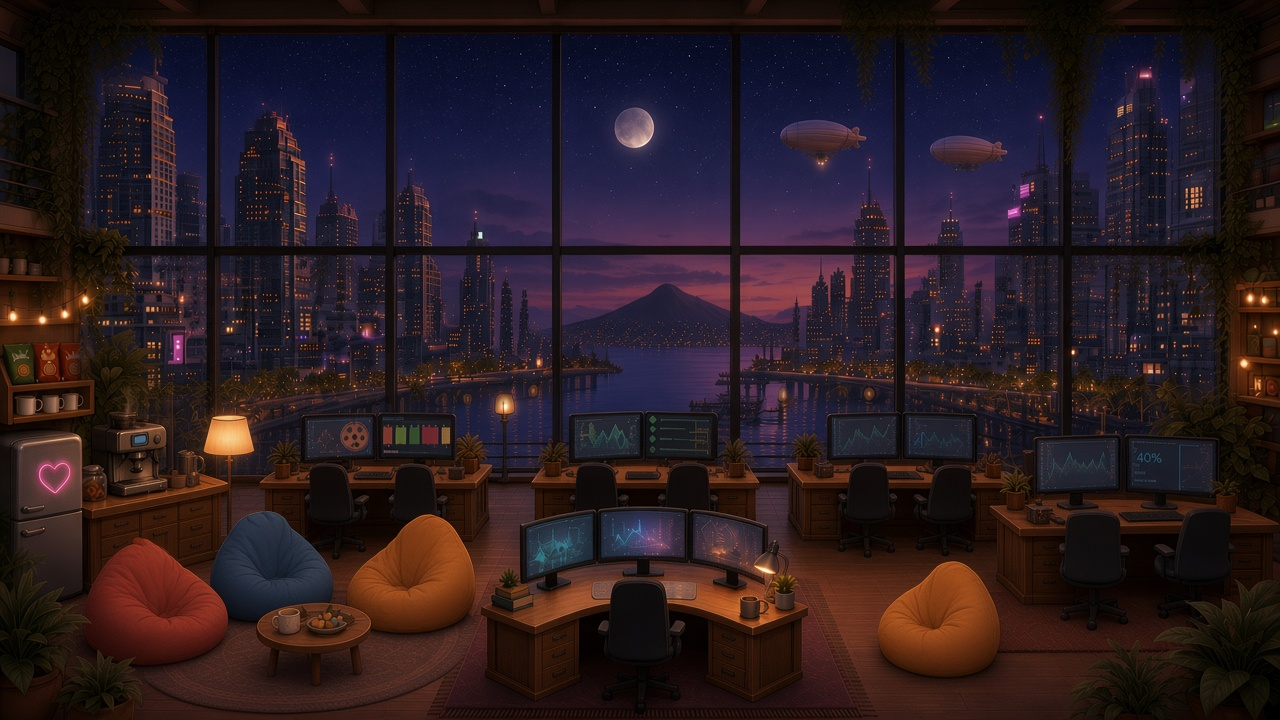
#> input picture design/v8/src-plate2-night.jpg, 1280 x 720 px
$ python plate.py 1.0 1.0 1.0
#> lines starting #> are read from the running program, lines starting #| are printed output that depends on the picture; after the words box and inside, x2 and y2 are one past the last pixel; in counts of white or black regions, pixels touching at a corner belong together; long printed decimals are rounded
### design/v8/key.py
import numpy as np; from PIL import Image
from scipy import ndimage
def key(path,tol=18,soft=30):
    a=np.asarray(Image.open(path).convert('RGB')).astype(float)
    bg=np.median(np.concatenate([a[:8].reshape(-1,3),a[-8:].reshape(-1,3),a[:,:8].reshape(-1,3),a[:,-8:].reshape(-1,3)]),0)
    d=np.sqrt(((a-bg)**2*[1,2,1]).sum(-1)); al=np.clip((d-tol)/soft,0,1)
    r,g,b=a[...,0],a[...,1],a[...,2]; sp=np.clip(np.minimum(r,b)-g-20,0,None)*(1-al)
    a[...,0]-=sp; a[...,2]-=sp
    s=Image.fromarray(np.dstack([np.clip(a,0,255),al*255]).astype('uint8'),'RGBA'); return s.crop(s.getbbox())

# [14 lines left out: functions key2, biggest, not called in this run]

### design/v8/plate.py
import sys; from PIL import Image, ImageFilter, ImageDraw, ImageEnhance; from key import key
W,H=3840,2160; k=W/1024
p2=Image.open('src-plate2-night.jpg').convert('RGB').resize((W,H),Image.LANCZOS)
p1=Image.open('src-plate1-night.jpg').convert('RGB').resize((W,H),Image.LANCZOS)
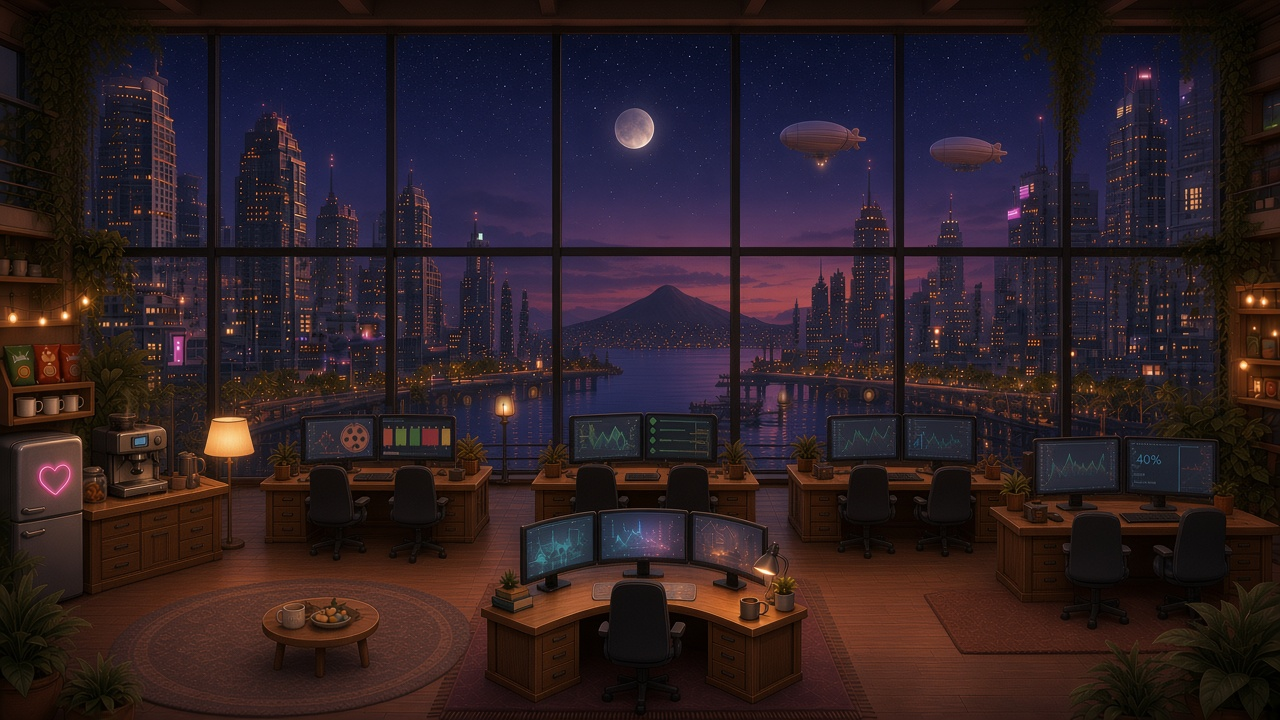
#> input picture design/v8/src-plate1-night.jpg, 1280 x 720 px
m=Image.new('L',(W,H),0); ImageDraw.Draw(m).ellipse([680*k,430*k,820*k,555*k],255); m=m.filter(ImageFilter.GaussianBlur(10*k))
#> after `m = Image.new('L', (W, H), 0)`: m: PIL image 3840x2160 L; every value is 0
#> after `ImageDraw.Draw(m).ellipse([680 * k, 430 * k, 820 * k, 555 * k], 255)`:
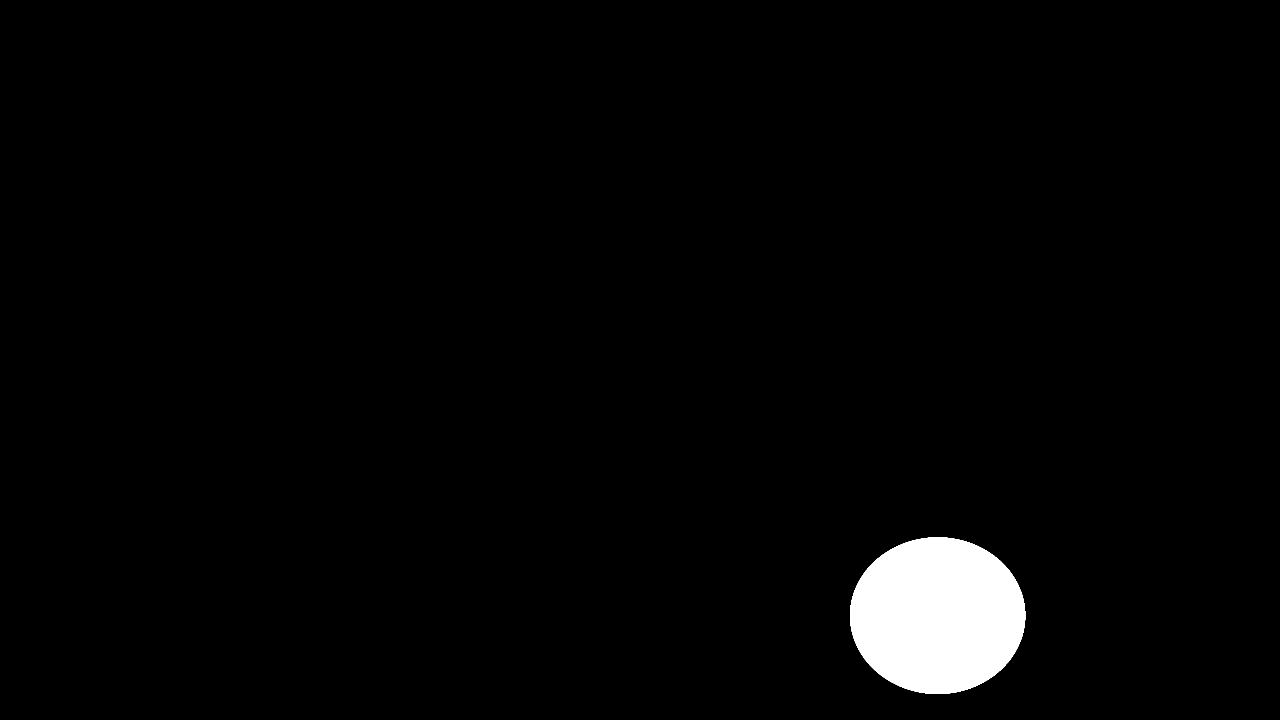
#> m: PIL image 3840x2160 L (shown at 1/3 size); 2.3% white; 1 white region, box (x1, y1, x2, y2) and area: (2550, 1612, 3076, 2082) 194108
base=Image.composite(p1,p2,m).convert('RGBA')
d=key('src-desk.jpg'); d=ImageEnhance.Brightness(d).enhance(0.82)
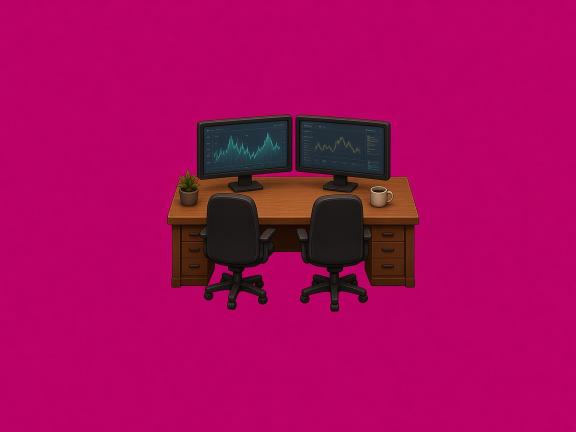
#> input picture design/v8/src-desk.jpg, 1152 x 864 px (shown at 1/2 size)
#> in key, `bg=np.median(np.concatenate([a[:8].reshape(-1,3),a[-8:].reshape(-1,3),..`: bg = [186, 1, 101]
#> in key, `a[..., 2] -= sp`:
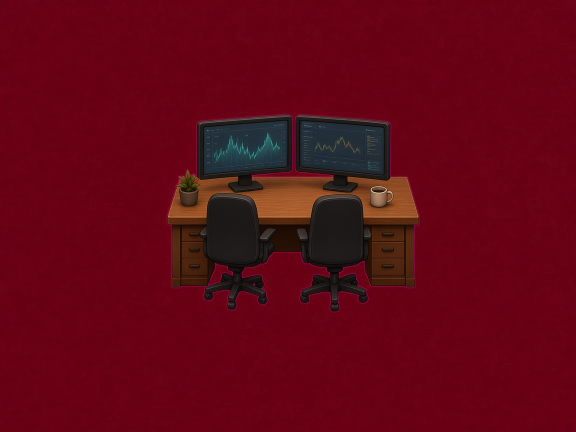
#> a: shape (864, 1152, 3) float64 (shown at 1/2 size); mean R, G, B 98.6, 6.7, 22.7
#> in key, `s = Image.fromarray(np.dstack([np.clip(a, 0, 255), al * 255]).astype('`:
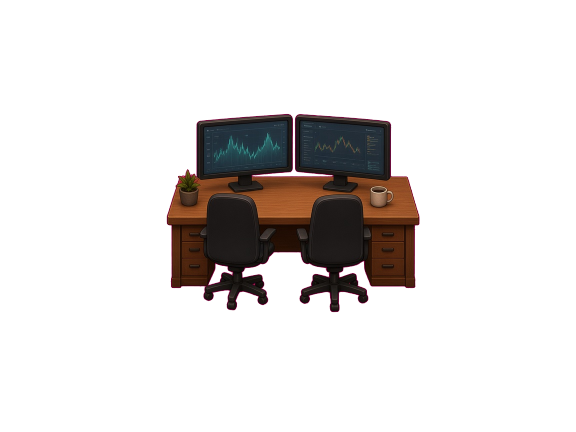
#> s: PIL image 1152x864 RGBA (shown at 1/2 size); mean R, G, B, A 98.6, 6.7, 22.7, 38.1; transparent parts drawn white
#> after `d = ImageEnhance.Brightness(d).enhance(0.82)`:
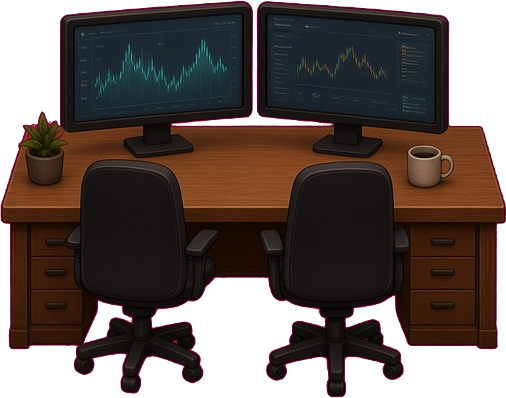
#> d: PIL image 506x398 RGBA; mean R, G, B, A 59.3, 24.9, 24.8, 188.1; transparent parts drawn white
tw=int(float(sys.argv[1])*k); th=int(d.height*tw/d.width); d=d.resize((tw,th),Image.LANCZOS)
#> after `th = int(d.height * tw / d.width)`: th = 2
x=int(float(sys.argv[2])*k); yb=int(float(sys.argv[3])*k); y=yb-th
#> after `y = yb - th`: y = 1
sh=Image.new('RGBA',(W,H),(0,0,0,0)); ImageDraw.Draw(sh).ellipse([x+tw*0.02,yb-th*0.2,x+tw*0.98,yb+th*0.04],(10,5,12,120)); sh=sh.filter(ImageFilter.GaussianBlur(6*k))
#> after `sh = Image.new('RGBA', (W, H), (0, 0, 0, 0))`: sh: PIL image 3840x2160 RGBA; every value is 0
base=Image.alpha_composite(base,sh); base.alpha_composite(d,(x,y))
base=base.convert('RGB'); base.save('plate-night-3840.png'); base.resize((1280,720),Image.LANCZOS).save('/workspace/tmp/v7/pn.jpg',quality=85)
#> after `base = base.convert('RGB')`:
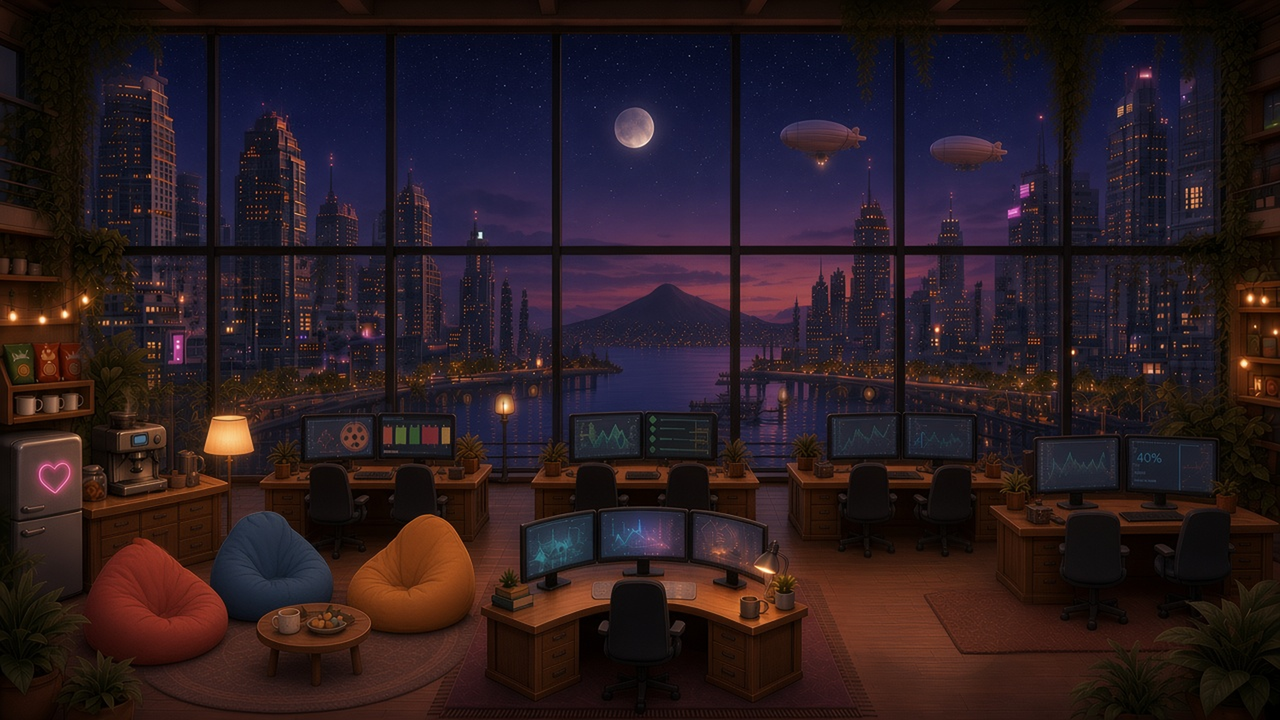
#> saved as pn.jpg: PIL image 1280x720 RGB; mean R, G, B 42.3, 28, 33.2
print(x/W,y/H,(x+tw)/W,yb/H)
#| 0.0007813 0.000463 0.001563 0.001389
